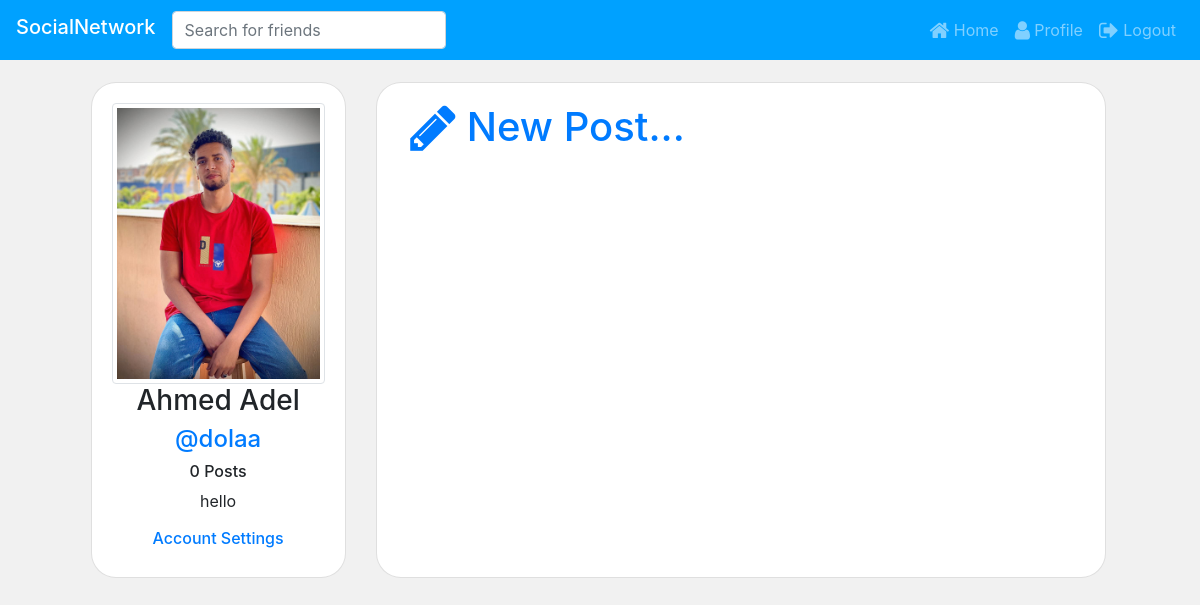
/profile/ (signed in), run on an earlier commit of the app's database.
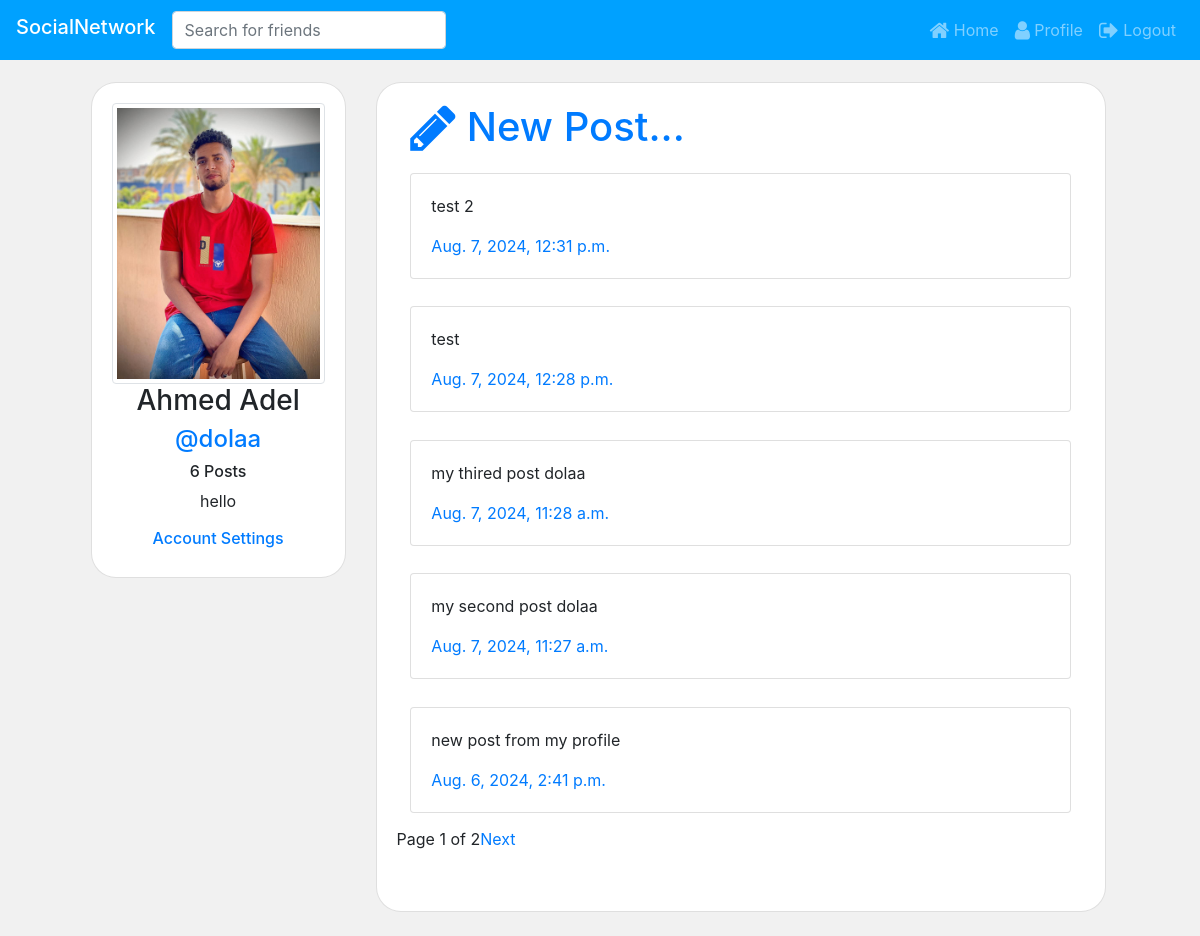
And on a later commit of the database.
### core/models.py (models this page shows, shortened)
class User(AbstractUser):
    profile_pic =models.ImageField(default='profile_pics/default.jpg',upload_to='profile_pics')
    bio = models.TextField(blank=True,null=True ,max_length=500 , default="")
    def get_num_posts(self):
        return Post.objects.filter(user=self).count()

class Post(models.Model):
    user = models.ForeignKey(User , on_delete=models.CASCADE)
    caption = models.TextField(max_length=600 , null=False)
    date_created = models.DateTimeField(auto_now_add=True , null=False)

### core/views.py (the view)
# urls.py: path("profile/",Profile.as_view() ,name='profile' ),
@method_decorator(login_required(login_url='login'),name='dispatch')
class Profile(ListView):
    model = Post
    template_name = 'profile.html'
    paginate_by = 5
    def get_queryset(self) :
        return Post.objects.filter(user = self.request.user).order_by('-date_created')

### Templates/profile.html (shortened to what this page needs)
{%  extends 'base.html' %}
{% load crispy_forms_tags %}
{% block navbar %}
{%  include 'navbar.html' %}
{% endblock navbar %}
{% block content %}
<div class="row" style="margin-top:2%;">
    <div class="col-md-3" style="margin-left:4%; text-align: center;">
        <div class="card card-body" style="border-radius:25px;">
            <img class="img-fluid img-thumbnail"  src="{{request.user.profile_pic.url}}" >
            <h3 >{{request.user.first_name}} {{request.user.last_name}}</h3>
            <a href="#"><h4 >@{{request.user.username}}</h4></a>
            <h6> {{request.user.get_num_posts}} Posts</h6>
            <p>{{request.user.bio}}</p>
            <a href="{% url 'account-settings'%}"> <h6>Account Settings</h6> </a>
        </div>
    </div>
  <div class="col-md-8" >
        <div class="card card-body"style="border-radius:25px; min-height:100%;">
            <a href="{% url 'new-post'%}" style="margin-left: 2%;"> <h1> <i class="fa fa-pencil fa-lg"></i> New Post...</h1> </a>
                {% for post in object_list %}
                <div class="card" style="margin: 2%;">
                    <div class="card-body">
                        <p class="card-text">{{post.caption}}</p>
                        <a href="#" class="card-link">{{post.date_created}}</a>
                    </div>
                </div>
                {% endfor %}
            {% include 'pagination.html'%}
        </div>
        <br>
    </div>
</div>
{% endblock content %}

What changed in the data, as far as the page shows it:
changed User "Ahmed": user.get_num_posts "0" → "6"
added Post: caption "test 2", date_created "Aug. 7, 2024, 12:31 p.m."
added Post: caption "test", date_created "Aug. 7, 2024, 12:28 p.m."
added Post: caption "my thired post dolaa", date_created "Aug. 7, 2024, 11:28 a.m."
added Post: caption "my second post dolaa", date_created "Aug. 7, 2024, 11:27 a.m."
added Post: caption "new post from my profile", date_created "Aug. 6, 2024, 2:41 p.m."
Also different on the page:
{{ page_obj.number }}: (not shown) → "1"
{{ page_obj.paginator.num_pages }}: (not shown) → "2"
text now shown: "Page of Next"
